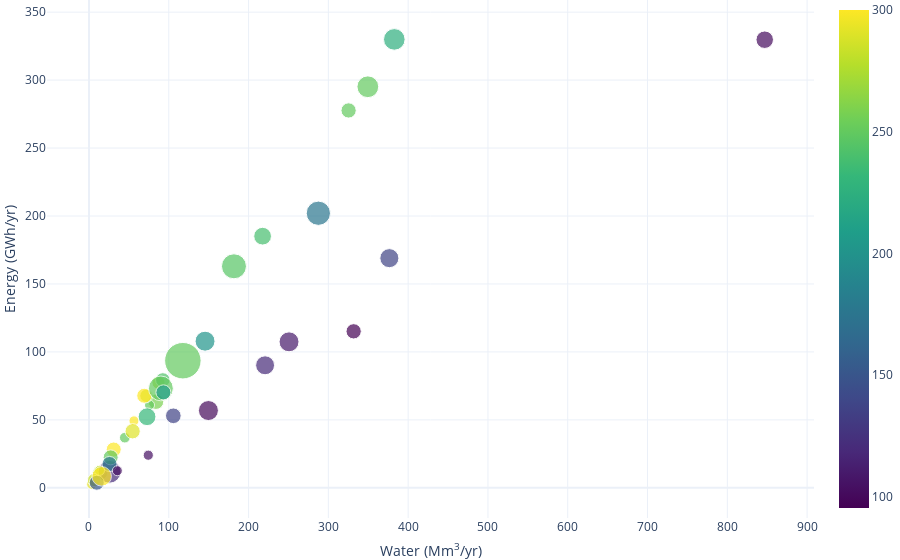

The notebook cell this image was saved under:
### Code cell
fig = go.Figure()
dff = dff_energy.merge(dff_water)


fig.add_trace(go.Scatter(x=dff[['IrrigationWater','PopulationWater']].sum(axis=1)/1000000, 
                         y=dff[['IrrigationPumpingEnergy','IrrigationDesalinationEnergy']].sum(axis=1)/1000000,
                         mode='markers',
                         text='Cluster: ' + dff['Cluster'].astype(int).astype(str),
                         marker=dict(size = dff['TDS']/dff['TDS'].min()*10,
                                    color=dff['GroundwaterDepth'],
                                    colorscale='viridis',
                                    showscale=True
                        )))
# fig.add_trace(go.Bar(x=dff['Cluster'], y=dff['IrrigationDesalinationEnergy']/1000000, name='Desalination Energy', marker=dict(color='#66c2a5', line=dict(width=1, color='Grey'))))

fig.update_layout(width=900, template='plotly_white',
                  xaxis={'categoryorder':'sum descending', 'title': 'Water (Mm<sup>3</sup>/yr)'}, 
                  yaxis={'title': 'Energy (GWh/yr)'},
                  legend=dict(
                            orientation="h",
                            yanchor="bottom",
                            y=1.02,
                            xanchor="right",
                            x=1
                ),
                 margin=dict(b=0, l=0, r=0, t=0))
fig.show()
# fig.write_image('BaselineEnergy.pdf')

### Figure 1 — Plotly figure (JSON) as saved in the notebook; plotly's stock layout.template omitted (floating-point values rounded to 4 significant figures)
{"data": [{"marker": {"color": [300, 274.5, 274.0, 109.8, 242.8, 293.4, 283.3, 101.0, 224.5, 250, 136.3, 258.3, 250.1, 137.2, 239.1, 95.34, 201.4, 281.6, 300, 250, 104.2, 297.4, 120.6, 300, 250, 250, 119.5, 290.6, 175.6, 100, 250, 176.0, 231.9, 282.1, 250, 104.3, 150.7, 207.1, 300, 245.5], "colorscale": [[0, "#440154"], [0.1111, "#482878"], [0.2222, "#3e4989"], [0.3333, "#31688e"], [0.4444, "#26828e"], [0.5556, "#1f9e89"], [0.6667, "#35b779"], [0.7778, "#6ece58"], [0.8889, "#b5de2b"], [1, "#fde725"]], "showscale": true, "size": [10, 15, 13.07, 19.93, 14.48, 10.13, 13.03, 17.49, 21.58, 36.46, 15.66, 15.52, 10.05, 19.09, 17.73, 15.27, 19.96, 13.3, 15, 10.61, 10.19, 10, 22.84, 15, 15, 21.74, 18.93, 15.24, 15.06, 20, 15.23, 24.28, 17.79, 10, 24.84, 10.02, 14.97, 15.02, 19.53, 25]}, "mode": "markers", "text": ["Cluster: 0", "Cluster: 1", "Cluster: 2", "Cluster: 3", "Cluster: 4", "Cluster: 5", "Cluster: 6", "Cluster: 7", "Cluster: 8", "Cluster: 9", "Cluster: 10", "Cluster: 11", "Cluster: 12", "Cluster: 13", "Cluster: 14", "Cluster: 15", "Cluster: 16", "Cluster: 17", "Cluster: 18", "Cluster: 19", "Cluster: 20", "Cluster: 21", "Cluster: 22", "Cluster: 23", "Cluster: 24", "Cluster: 25", "Cluster: 26", "Cluster: 27", "Cluster: 28", "Cluster: 29", "Cluster: 30", "Cluster: 31", "Cluster: 32", "Cluster: 33", "Cluster: 34", "Cluster: 35", "Cluster: 36", "Cluster: 37", "Cluster: 38", "Cluster: 39"], "type": "scatter", "x": [56.33, 13.97, 87.08, 250.7, 92.52, 3.375, 6.308, 846.9, 382.6, 117.6, 105.7, 83.96, 75.85, 376.4, 217.6, 331.7, 145.4, 71.99, 69.24, 44.87, 74.31, 15.69, 25.68, 30.98, 27.2, 349.5, 220.7, 54.7, 25.74, 149.7, 325.4, 287.5, 72.77, 13.25, 90.09, 35.54, 9.725, 93.24, 15.92, 181.7], "y": [49.29, 11.09, 77.37, 107.4, 79.39, 2.618, 5.724, 329.7, 329.9, 93.53, 53.0, 63.4, 60.89, 169.0, 185.2, 115.2, 107.9, 67.69, 67.76, 36.9, 24.01, 13.0, 11.81, 28.2, 22.42, 295.1, 90.17, 41.63, 17.53, 56.87, 277.7, 202.0, 52.29, 12.81, 73.14, 12.57, 3.75, 70.25, 8.46, 163.0]}], "layout": {"legend": {"orientation": "h", "x": 1, "xanchor": "right", "y": 1.02, "yanchor": "bottom"}, "margin": {"b": 0, "l": 0, "r": 0, "t": 0}, "width": 900, "xaxis": {"categoryorder": "sum descending", "title": {"text": "Water (Mm<sup>3</sup>/yr)"}}, "yaxis": {"title": {"text": "Energy (GWh/yr)"}}}}
